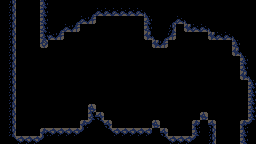

This is a level from a 2D game, rendered from its Tiled map with the project's own tilesets. A one-line summary and the complete map file follow:
An orthogonal 32x18 tile map with 8x8 px tiles, 2 tile layers (Ground, Spikes), 3 tilesets and 24 objects.

<map version="1.9" tiledversion="1.9.2" orientation="orthogonal" renderorder="right-down" width="32" height="18" tilewidth="8" tileheight="8" infinite="0" nextlayerid="4" nextobjectid="83">
 <tileset firstgid="1" source="Rocks.tsx" />
 <tileset firstgid="37" source="Spikes.tsx" />
 <tileset firstgid="53" source="Mechanics.tsx" />
 <layer id="1" name="Ground" width="32" height="18">
  <properties>
   <property name="unity:CastShadows" type="bool" value="true" />
   <property name="unity:Component" value="Wall" />
   <property name="unity:Layer" value="Interactable" />
   <property name="unity:SortingLayer" value="Interactable" />
  </properties>
  <data encoding="csv">
8,9,0,0,0,7,8,8,8,8,8,8,8,8,8,8,8,8,8,8,8,8,8,8,8,8,8,8,8,8,8,8,
8,9,0,0,0,7,8,8,8,8,8,30,14,14,14,14,14,14,29,8,8,8,8,8,8,8,8,8,8,8,8,8,
8,9,0,0,0,7,8,8,8,30,14,15,0,0,0,0,0,0,7,8,8,30,14,29,8,8,8,8,8,8,8,8,
8,9,0,0,0,7,8,30,14,15,0,0,0,0,0,0,0,0,7,8,8,9,0,13,14,14,29,8,8,8,8,8,
8,9,0,0,0,7,14,15,0,0,0,0,0,0,0,0,0,0,13,29,30,15,0,0,0,0,13,14,14,29,8,8,
8,9,0,0,0,17,0,0,0,0,0,0,0,0,0,0,0,0,0,13,15,0,0,0,0,0,0,0,0,7,8,8,
8,9,0,0,0,0,0,0,0,0,0,0,0,0,0,0,0,0,0,0,0,0,0,0,0,0,0,0,0,13,29,8,
8,9,0,0,0,0,0,0,0,0,0,0,0,0,0,0,0,0,0,0,0,0,0,0,0,0,0,0,0,0,7,8,
8,9,0,0,0,0,0,0,0,0,0,0,0,0,0,0,0,0,0,0,0,0,0,0,0,0,0,0,0,0,7,8,
8,9,0,0,0,0,0,0,0,0,0,0,0,0,0,0,0,0,0,0,0,0,0,0,0,0,0,0,0,0,13,29,
8,9,0,0,0,0,0,0,0,0,0,0,0,0,0,0,0,0,0,0,0,0,0,0,0,0,0,0,0,0,0,7,
8,9,0,0,0,0,0,0,0,0,0,0,0,0,0,0,0,0,0,0,0,0,0,0,0,0,0,0,0,0,0,7,
8,9,0,0,0,0,0,0,0,0,0,0,0,0,0,0,0,0,0,0,0,0,0,0,0,0,0,0,0,0,0,7,
8,9,0,0,0,0,0,0,0,0,0,5,0,0,0,0,0,0,0,0,0,0,0,0,0,0,0,0,0,0,0,7,
8,9,0,0,0,0,0,0,0,0,0,7,3,0,0,0,0,0,0,0,0,0,0,0,0,5,0,0,0,0,0,7,
8,9,0,0,0,0,0,0,0,0,1,23,24,3,0,0,0,0,0,5,0,0,0,0,1,8,3,0,0,0,1,23,
8,9,0,0,0,1,2,2,2,2,23,8,8,24,2,2,2,2,2,8,3,0,0,0,7,8,9,0,0,0,7,8,
8,24,2,2,2,23,8,8,8,8,8,8,8,8,8,8,8,8,8,8,24,2,2,2,23,8,9,0,0,0,7,8
</data>
 </layer>
 <layer id="2" name="Spikes" width="32" height="18">
  <properties>
   <property name="unity:Component" value="Spikes" />
   <property name="unity:Layer" value="Interactable" />
   <property name="unity:SortingLayer" value="Interactable" />
   <property name="unity:ignore" type="bool" value="true" />
  </properties>
  <data encoding="csv">
0,0,0,0,0,0,0,0,0,0,0,0,0,0,0,0,0,0,0,0,0,0,0,0,0,0,0,0,0,0,0,0,
0,0,0,0,0,0,0,0,0,0,0,0,0,0,0,0,0,0,0,0,0,0,0,0,0,0,0,0,0,0,0,0,
0,0,0,0,0,0,0,0,0,0,0,0,0,0,0,0,0,0,0,0,0,0,0,0,0,0,0,0,0,0,0,0,
0,0,0,0,0,0,0,0,0,0,0,0,0,0,0,0,0,0,0,0,0,0,0,0,0,0,0,0,0,0,0,0,
0,0,0,0,0,0,0,0,0,0,0,0,0,0,0,0,0,0,0,0,0,0,0,0,0,0,0,0,0,0,0,0,
0,0,0,0,0,0,0,0,0,0,0,0,0,0,0,0,0,0,0,0,0,0,0,0,0,0,0,0,0,0,0,0,
0,0,0,0,0,0,0,0,0,0,0,0,0,0,0,0,0,0,0,0,0,0,0,0,0,0,0,0,0,0,0,0,
0,0,0,0,0,0,0,0,0,0,0,0,0,0,0,0,0,0,0,0,0,0,0,0,0,0,0,0,0,0,0,0,
0,0,0,0,0,0,0,0,0,0,0,0,0,0,0,0,0,0,0,0,0,0,0,0,0,0,0,0,0,0,0,0,
0,0,0,0,0,0,0,0,0,0,0,0,0,0,0,0,0,0,0,0,0,0,0,0,0,0,0,0,0,0,0,0,
0,0,0,0,0,0,0,0,0,0,0,0,0,0,0,0,0,0,0,0,0,0,0,0,0,0,0,0,0,0,0,0,
0,0,0,0,0,0,0,0,0,0,0,0,0,0,0,0,0,0,0,0,0,0,0,0,0,0,0,0,0,0,0,0,
0,0,0,0,0,0,0,0,0,0,0,0,0,0,0,0,0,0,0,0,0,0,0,0,0,0,0,0,0,0,0,0,
0,0,0,0,0,0,0,0,0,0,0,0,45,0,0,0,0,0,0,0,0,0,0,0,0,0,0,0,0,0,0,0,
0,0,0,0,0,0,0,0,0,0,45,0,0,45,0,0,0,0,0,0,0,0,0,0,45,0,45,0,0,0,0,0,
0,0,0,0,0,45,45,45,45,45,0,0,0,0,45,45,45,45,45,0,45,0,0,0,0,0,0,0,0,0,0,0,
0,0,0,0,0,0,0,0,0,0,0,0,0,0,0,0,0,0,0,0,0,45,45,45,0,0,0,0,0,0,0,0,
0,0,0,0,0,0,0,0,0,0,0,0,0,0,0,0,0,0,0,0,0,0,0,0,0,0,0,0,0,0,0,0
</data>
 </layer>
 <objectgroup id="3" name="Mechanics">
  <properties>
   <property name="unity:AnchorOffset" type="bool" value="true" />
  </properties>
  <object id="46" gid="53" x="48" y="104" width="8" height="8" />
  <object id="60" gid="53" x="88" y="72" width="8" height="8" />
  <object id="61" gid="53" x="136" y="96" width="8" height="8" />
  <object id="62" gid="53" x="184" y="80" width="8" height="8" />
  <object id="63" gid="56" x="24" y="136" width="8" height="16" />
  <object id="64" gid="37" x="96" y="112" width="8" height="8" />
  <object id="65" gid="37" x="80" y="120" width="8" height="8" />
  <object id="66" gid="37" x="104" y="120" width="8" height="8" />
  <object id="67" gid="37" x="192" y="120" width="8" height="8" />
  <object id="68" gid="37" x="208" y="120" width="8" height="8" />
  <object id="69" gid="37" x="40" y="128" width="8" height="8" />
  <object id="70" gid="37" x="48" y="128" width="8" height="8" />
  <object id="71" gid="37" x="56" y="128" width="8" height="8" />
  <object id="72" gid="37" x="64" y="128" width="8" height="8" />
  <object id="73" gid="37" x="72" y="128" width="8" height="8" />
  <object id="74" gid="37" x="112" y="128" width="8" height="8" />
  <object id="75" gid="37" x="120" y="128" width="8" height="8" />
  <object id="76" gid="37" x="128" y="128" width="8" height="8" />
  <object id="77" gid="37" x="136" y="128" width="8" height="8" />
  <object id="78" gid="37" x="144" y="128" width="8" height="8" />
  <object id="79" gid="37" x="160" y="128" width="8" height="8" />
  <object id="80" gid="37" x="168" y="136" width="8" height="8" />
  <object id="81" gid="37" x="176" y="136" width="8" height="8" />
  <object id="82" gid="37" x="184" y="136" width="8" height="8" />
 </objectgroup>
</map>
